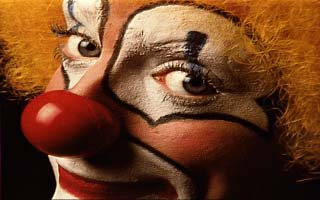
#> input picture content/notes/opencv/clown.png, 320 x 200 px
$ python basic.py
#> lines starting #> are read from the running program, lines starting #| are printed output that depends on the picture
#!/usr/bin/env python3
# -*- coding: utf-8 -*-
"""
Created on Tue Nov  2 22:14:24 2021

@author: khs3z
"""
import cv2
import matplotlib.pyplot as plt

# Load image
image = cv2.imread("clown.png", cv2.IMREAD_UNCHANGED)
#> image is the input picture: shape (200, 320, 3); mean B, G, R 36.5, 65.7, 112.8
# get image dimensions, note specific order
h,w,d = image.shape
#> h = 200; w = 320; d = 3
print("width={}, height={}, depth={}".format(w, h, d))
#| width=320, height=200, depth=3
# get blue,green,red intensity at (100,50)
b,g,r = image[100, 50]
#> b = 15; g = 35; r = 184
print("red={}, green={}, blue={}".format(r, g, b))
#| red=184, green=35, blue=15
plt.imshow(cv2.cvtColor(image, cv2.COLOR_BGR2RGB))

# Resize image
image = cv2.imread("clown.png", cv2.IMREAD_UNCHANGED)
resized = cv2.resize(image,(500,500))
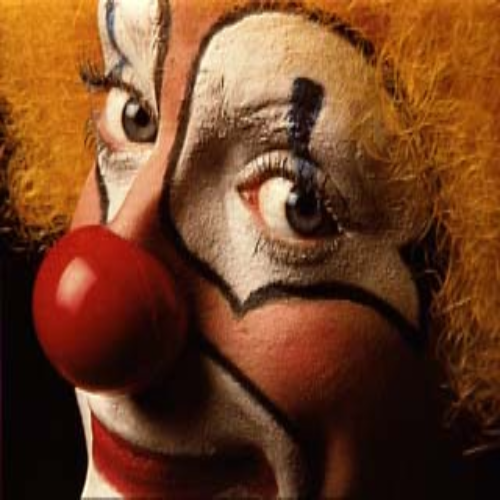
#> resized: shape (500, 500, 3); mean B, G, R 36.4, 65.6, 112.7

# resize width while preserving height proportions
width = image.shape[0]
#> width = 200
height = image.shape[1]
#> height = 320
aspect = width/height
#> aspect = 0.625
new_width = 500
new_height = int(new_width * aspect)
#> new_height = 312
resized2 = cv2.resize(image,(new_width,new_height))

# display the two resized images
_,ax = plt.subplots(1,2)
ax[0].imshow(cv2.cvtColor(resized, cv2.COLOR_BGR2RGB))
ax[0].axis('off')
ax[1].imshow(cv2.cvtColor(resized2, cv2.COLOR_BGR2RGB))
ax[1].axis('off')


# Split color channels
(B, G, R) = cv2.split(image)
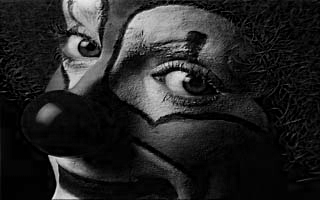
#> B: shape (200, 320); min 0, max 234, mean 36.5
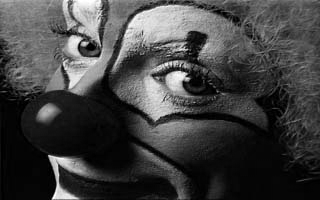
#> G: shape (200, 320); min 0, max 255, mean 65.7
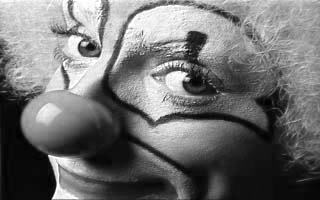
#> R: shape (200, 320); min 0, max 255, mean 112.8
# create 2x2 grid for displaying images
_, axarr = plt.subplots(2,2)
axarr[0,0].imshow(R, cmap='gray')
axarr[0,0].axis('off')
axarr[0,0].set_title('red')

axarr[0,1].imshow(G, cmap='gray')
axarr[0,1].axis('off')
axarr[0,1].set_title('green')

axarr[1,0].imshow(B, cmap='gray')
axarr[1,0].axis('off')
axarr[1,0].set_title('blue')

axarr[1,1].imshow(cv2.cvtColor(image, cv2.COLOR_BGR2RGB))
axarr[1,1].axis('off')
axarr[1,1].set_title('RGB')


import numpy as np
zeros = np.zeros((image.shape[0], image.shape[1]), dtype=np.uint8)
print (B.shape, zeros.shape)
#| (200, 320) (200, 320)
merged = cv2.merge([B, G, zeros])
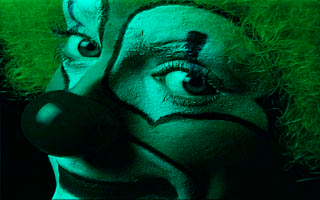
#> merged: shape (200, 320, 3); mean of channels 0, 1, 2 36.5, 65.7, 0; drawn as B, G, R
_,ax = plt.subplots(1,1)
ax.imshow(cv2.cvtColor(merged, cv2.COLOR_BGR2RGB))
ax.axis('off')
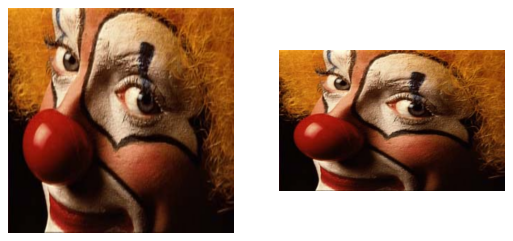
#> figure drawn by matplotlib, 2 panels

$ run again, with content/notes/opencv/fluorescent-cells.png copied over content/notes/opencv/clown.png
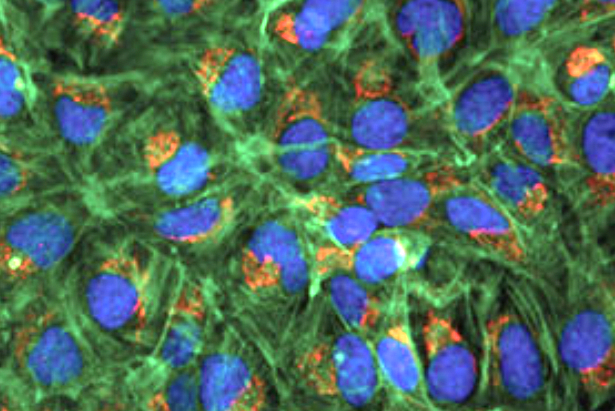
#> input picture content/notes/opencv/fluorescent-cells.png, 615 x 411 px
#> image is the input picture: shape (411, 615, 3); mean B, G, R 93.4, 109.1, 75.3
#| width=615, height=411, depth=3
#> b = 42; g = 80; r = 50
#| red=50, green=80, blue=42
#| (411, 615) (411, 615)
#> `merged = cv2.merge([B, G, zeros])`:
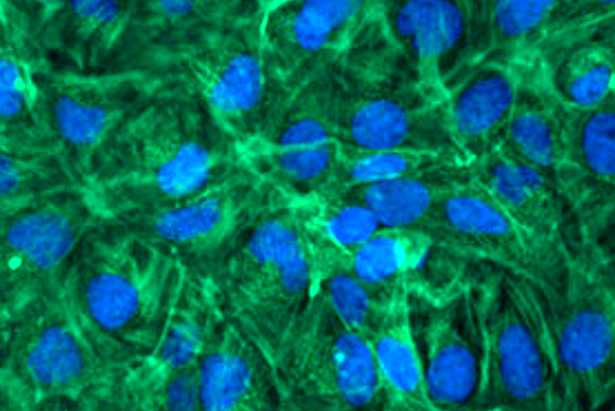
#> merged: shape (411, 615, 3); mean of channels 0, 1, 2 93.4, 109.1, 0; drawn as B, G, R
#> `ax.axis('off')`:
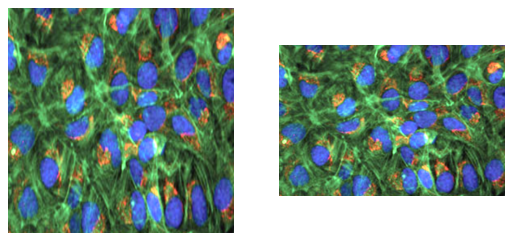
#> figure drawn by matplotlib, 2 panels
